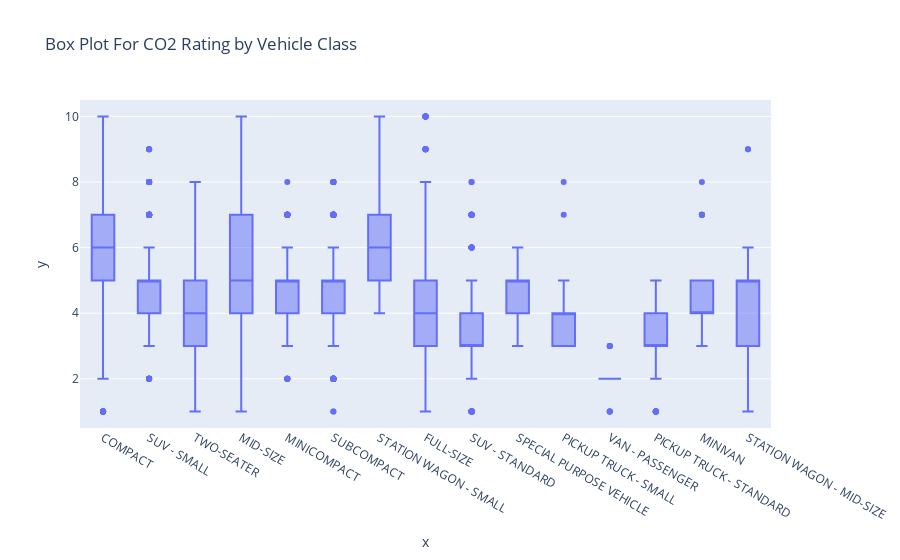

The notebook cell saved with this chart:
### Code cell
# Create a box plot
fig = px.box(df, x=fuel_cons_rating["Vehicle_Class"], y=fuel_cons_rating["CO2_Rating"], title='Box Plot For CO2 Rating by Vehicle Class')

# Show the plot
fig.show()

### Figure 1 — Plotly figure (JSON) as saved in the notebook; plotly's stock layout.template omitted (floating-point values rounded to 4 significant figures; data arrays with more than 128 entries replaced by an {"elided": "..."} marker saying what was removed)
{"data": [{"alignmentgroup": "True", "hovertemplate": "x=%{x}<br>y=%{y}<extra></extra>", "legendgroup": "", "marker": {"color": "#636efa"}, "name": "", "notched": false, "offsetgroup": "", "orientation": "v", "showlegend": false, "type": "box", "x": {"elided": "6951 str values"}, "x0": " ", "xaxis": "x", "y": {"elided": "6951 int values"}, "y0": " ", "yaxis": "y"}], "layout": {"boxmode": "group", "legend": {"tracegroupgap": 0}, "title": {"text": "Box Plot For CO2 Rating by Vehicle Class"}, "xaxis": {"anchor": "y", "domain": [0, 1], "title": {"text": "x"}}, "yaxis": {"anchor": "x", "domain": [0, 1], "title": {"text": "y"}}}}
